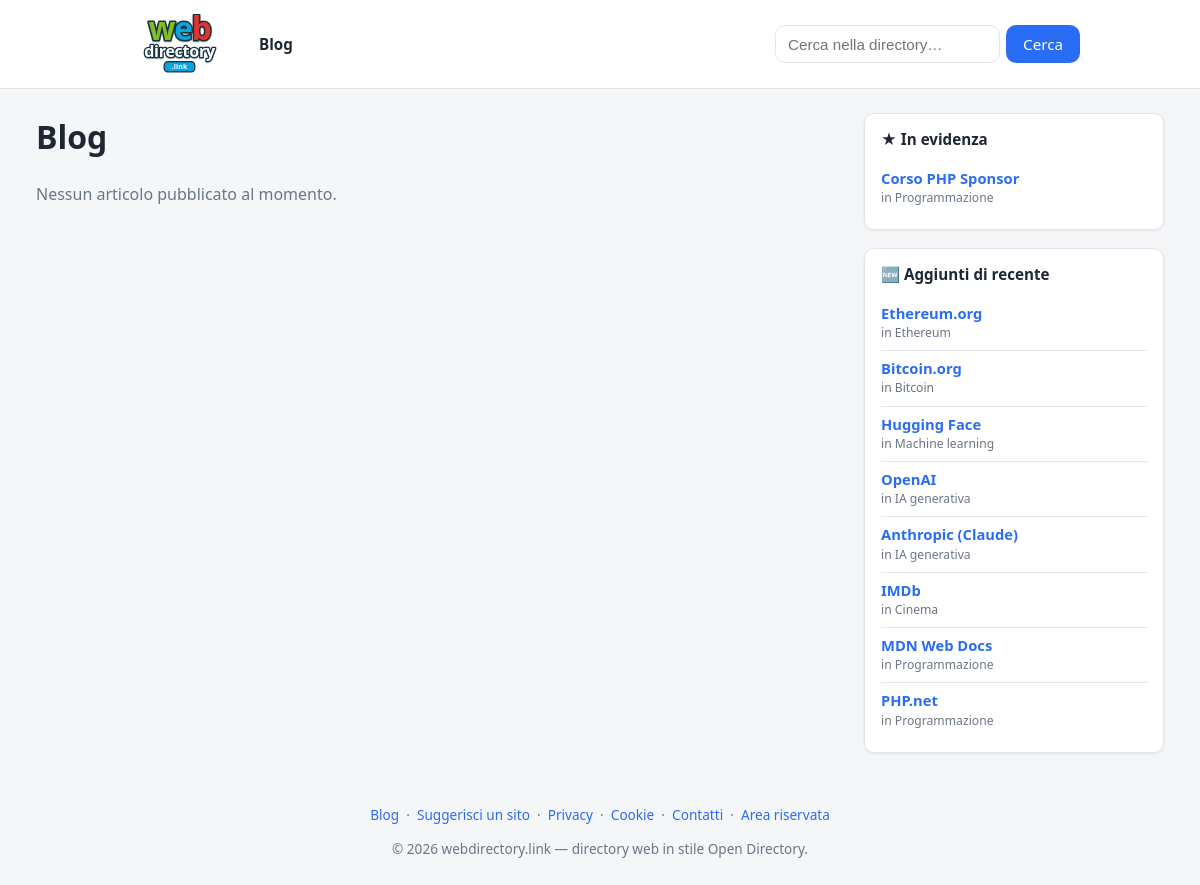
/blog, run on an earlier commit of the app's database.
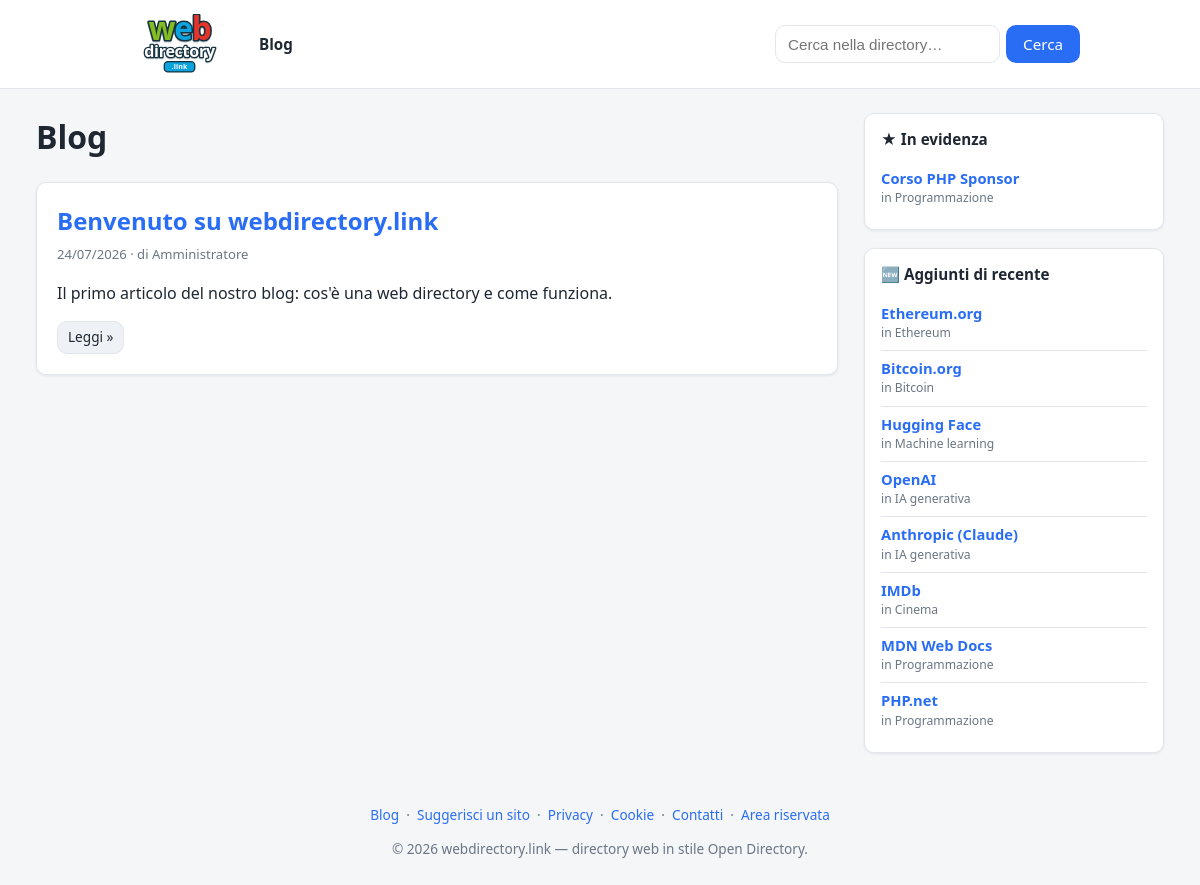
And on a later commit of the database.
### tables this page shows
CREATE TABLE `links` (
  `id`           INT UNSIGNED NOT NULL AUTO_INCREMENT,
  `category_id`  INT UNSIGNED NOT NULL,
  `title`        VARCHAR(200) NOT NULL,
  `url`          VARCHAR(2048) NOT NULL,
  `description`  TEXT NULL,
  `status`       ENUM('approved','pending') NOT NULL DEFAULT 'approved',
  `submitted_by` VARCHAR(190) NULL,    
  `featured`         TINYINT(1) NOT NULL DEFAULT 0,    
  `featured_position` INT NOT NULL DEFAULT 0,          
  `featured_until`   DATE NULL,                        
  `image_url`    VARCHAR(2048) NULL,                   
  `latitude`     DECIMAL(10,7) NULL,                   
  `longitude`    DECIMAL(10,7) NULL,
  `address`      VARCHAR(255) NULL,                    
  `sort_order`   INT NOT NULL DEFAULT 0,
  `created_at`   DATETIME NOT NULL DEFAULT CURRENT_TIMESTAMP,
  PRIMARY KEY (`id`),
  KEY `idx_links_category` (`category_id`),
  KEY `idx_links_status` (`status`),
  KEY `idx_links_featured` (`featured`,`featured_position`),
  FULLTEXT KEY `ft_links_search` (`title`,`description`),
  CONSTRAINT `fk_links_category` FOREIGN KEY (`category_id`)
      REFERENCES `categories`(`id`) ON DELETE CASCADE
);

CREATE TABLE `categories` (
  `id`          INT UNSIGNED NOT NULL AUTO_INCREMENT,
  `parent_id`   INT UNSIGNED NULL,
  `name`        VARCHAR(160) NOT NULL,
  `slug`        VARCHAR(180) NOT NULL,
  `path`        VARCHAR(2000) NOT NULL DEFAULT '',   
  `description` TEXT NULL,
  `sort_order`  INT NOT NULL DEFAULT 0,
  `created_at`  DATETIME NOT NULL DEFAULT CURRENT_TIMESTAMP,
  PRIMARY KEY (`id`),
  KEY `idx_categories_parent` (`parent_id`),
  KEY `idx_categories_path` (`path`(191)),
  CONSTRAINT `fk_categories_parent` FOREIGN KEY (`parent_id`)
      REFERENCES `categories`(`id`) ON DELETE CASCADE
);

CREATE TABLE `posts` (
  `id`           INT UNSIGNED NOT NULL AUTO_INCREMENT,
  `title`        VARCHAR(200) NOT NULL,
  `slug`         VARCHAR(220) NOT NULL,
  `excerpt`      VARCHAR(500) NULL,
  `body`         MEDIUMTEXT NULL,
  `status`       ENUM('draft','published') NOT NULL DEFAULT 'draft',
  `author`       VARCHAR(120) NULL,
  `published_at` DATETIME NULL,
  `created_at`   DATETIME NOT NULL DEFAULT CURRENT_TIMESTAMP,
  PRIMARY KEY (`id`),
  UNIQUE KEY `uq_posts_slug` (`slug`),
  KEY `idx_posts_status` (`status`,`published_at`)
);

### app/helpers.php (called while the page is built, shortened)
<?php
function e(?string $v): string
{
    return htmlspecialchars((string) $v, ENT_QUOTES | ENT_SUBSTITUTE, 'UTF-8');
}
function setting(string $key, string $default = ''): string
{
    return Setting::get($key, $default);
}
function url(string $path = ''): string
{
    global $CONFIG;
    $base = rtrim($CONFIG['site']['base_url'] ?? '', '/');
    $path = '/' . ltrim($path, '/');
    return $base . ($path === '/' ? '/' : $path);
}
function view(string $view, array $data = [], string $layout = 'layout'): void
{
    extract($data, EXTR_SKIP);
    require APP_PATH . '/views/' . $view . '.php';
    $content = ob_get_clean();
    require APP_PATH . '/views/partials/' . $layout . '.php';
}

### app/controllers/PublicController.php (called while the page is built, shortened)
<?php
class PublicController
{
    public static function blog(): void
    {
        global $CONFIG;
        $perPage = (int) ($CONFIG['per_page'] ?? 20);
        $page = max(1, (int) input('page', '1'));
        $offset = ($page - 1) * $perPage;
        view('public/blog', [
            'title'   => 'Blog',
            'posts'   => Post::published($perPage, $offset),
            'total'   => Post::publishedCount(),
            'page'    => $page,
            'perPage' => $perPage,
        ]);
    }
}

### app/config.php (called while the page is built)
<?php
return [
    'db' => [
        'driver'  => getenv('DB_DRIVER') ?: 'mysql',
        'host'    => getenv('DB_HOST') ?: '127.0.0.1',
        'name'    => getenv('DB_NAME') ?: 'dircms',
        'user'    => getenv('DB_USER') ?: 'root',
        'pass'    => getenv('DB_PASS') ?: '',
        'charset' => 'utf8mb4',
    ],
    'site' => [
        'name'     => 'webdirectory.link',
        'base_url' => '',
        'url'      => getenv('SITE_URL') ?: 'https://webdirectory.link',
        'email'    => 'info@webdirectory.link',
        'owner'    => '',
    ],
    'per_page' => 20,
    'adsense' => [
        'client' => getenv('ADSENSE_CLIENT') ?: '',
        'slot'   => getenv('ADSENSE_SLOT') ?: '',
    ],
    'antispam' => [
        'enabled'  => true,
        'min_secs' => 3,
    ],
    'describe' => [
        'meta_enabled' => true,
        'ai_enabled'   => (bool) (getenv('ANTHROPIC_API_KEY')),
        'ai_api_key'   => getenv('ANTHROPIC_API_KEY') ?: '',
        'ai_model'     => 'claude-haiku-4-5',
    ],
];

### app/Database.php (called while the page is built, shortened)
<?php
class Database
{
    private static ?PDO $pdo = null;
    public static function connect(array $cfg): PDO
    {
        $dsn = sprintf(
            'mysql:host=%s;dbname=%s;charset=%s',
            $cfg['host'],
            $cfg['name'],
            $cfg['charset']
        );
        self::$pdo = new PDO($dsn, $cfg['user'], $cfg['pass'], [
            PDO::ATTR_ERRMODE            => PDO::ERRMODE_EXCEPTION,
            PDO::ATTR_DEFAULT_FETCH_MODE => PDO::FETCH_ASSOC,
            PDO::ATTR_EMULATE_PREPARES   => false,
        ]);
        return self::$pdo;
    }
    public static function pdo(): PDO
    {
        return self::$pdo;
    }
}

### app/models/Setting.php (called while the page is built, shortened)
<?php
class Setting
{
    private static ?array $cache = null;
    private static function load(): array
    {
        if (self::$cache !== null) {
            return self::$cache;
        }
        self::$cache = [];
        try {
            $rows = Database::pdo()->query('SELECT `key`,`value` FROM settings');
            foreach ($rows as $r) {
                self::$cache[$r['key']] = $r['value'];
            }
        } catch (Throwable $e) {
        }
        return self::$cache;
    }
    public static function get(string $key, string $default = ''): string
    {
        $all = self::load();
        $v = $all[$key] ?? null;
        return ($v === null || $v === '') ? $default : $v;
    }
}

### app/models/Link.php (called while the page is built, shortened)
<?php
class Link
{
    public static function db(): PDO
    {
        return Database::pdo();
    }
    public static function expireFeatured(): void
    {
        $st = self::db()->prepare(
            "UPDATE links SET featured = 0
             WHERE featured = 1 AND featured_until IS NOT NULL AND featured_until < ?"
        );
        $st->execute([date('Y-m-d')]);
    }
    public static function topFeatured(int $limit): array
    {
        self::expireFeatured();
        $st = self::db()->prepare(
            "SELECT l.*, c.name AS category_name, c.path AS category_path
             FROM links l JOIN categories c ON c.id = l.category_id
             WHERE l.featured = 1 AND l.status = 'approved'
             ORDER BY l.featured_position ASC, l.created_at DESC
             LIMIT ?"
        );
        $st->bindValue(1, $limit, PDO::PARAM_INT);
        $st->execute();
        return $st->fetchAll();
    }
    public static function recent(int $limit): array
    {
        $st = self::db()->prepare(
            "SELECT l.*, c.name AS category_name, c.path AS category_path
             FROM links l JOIN categories c ON c.id = l.category_id
             WHERE l.status = 'approved'
             ORDER BY l.created_at DESC, l.id DESC
             LIMIT ?"
        );
        $st->bindValue(1, $limit, PDO::PARAM_INT);
        $st->execute();
        return $st->fetchAll();
    }
}

### app/models/Post.php (called while the page is built, shortened)
<?php
class Post
{
    public static function db(): PDO
    {
        return Database::pdo();
    }
    public static function published(int $limit, int $offset): array
    {
        $st = self::db()->prepare(
            "SELECT * FROM posts WHERE status = 'published'
             ORDER BY published_at DESC, id DESC
             LIMIT ? OFFSET ?"
        );
        $st->bindValue(1, $limit, PDO::PARAM_INT);
        $st->bindValue(2, $offset, PDO::PARAM_INT);
        $st->execute();
        return $st->fetchAll();
    }
}

### app/views/public/blog.php (the view, shortened to what this page needs)
<h1>Blog</h1>
<?php if (!$posts): ?>
  <p class="muted">Nessun articolo pubblicato al momento.</p>
<?php else: ?>
  <?php foreach ($posts as $p): ?>
    <div class="panel">
      <h2 style="margin:0 0 6px">
        <a href="<?= e(url('/blog/' . $p['slug'])) ?>"><?= e($p['title']) ?></a>
      </h2>
      <div class="muted" style="font-size:.82rem; margin-bottom:8px">
        <?= e(date('d/m/Y', strtotime((string)($p['published_at'] ?? $p['created_at'])))) ?>
        <?php if (!empty($p['author'])): ?> · di <?= e($p['author']) ?><?php endif; ?>
      </div>
      <?php if (!empty($p['excerpt'])): ?>
        <p><?= e($p['excerpt']) ?></p>
      <?php endif; ?>
      <a class="btn small secondary" href="<?= e(url('/blog/' . $p['slug'])) ?>">Leggi »</a>
    </div>
  <?php endforeach; ?>
<?php endif; ?>

### public/index.php (shortened to what this page needs)
<?php
$configFile = APP_PATH . '/config.php';
$CONFIG = require $configFile;
require APP_PATH . '/Database.php';
require APP_PATH . '/helpers.php';
require APP_PATH . '/models/Link.php';
require APP_PATH . '/models/Setting.php';
require APP_PATH . '/models/Post.php';
require APP_PATH . '/controllers/PublicController.php';
$uri = parse_url($_SERVER['REQUEST_URI'] ?? '/', PHP_URL_PATH) ?? '/';
$uri = '/' . trim(rawurldecode($uri), '/');
$method = $_SERVER['REQUEST_METHOD'] ?? 'GET';
foreach ($routes as [$rMethod, $pattern, $handler]) {
    if ($rMethod === $method && preg_match($pattern, $uri, $m)) {
        array_shift($m);
        $handler(...$m);
        exit;
    }
}

### app/views/partials/layout.php (shortened to what this page needs)
<?php
$siteName = setting('site_name', $CONFIG['site']['name'] ?? 'Directory');
?><!DOCTYPE html>
<html lang="it">
<head>
  <link rel="stylesheet" href="<?= e(url('assets/css/style.css')) ?>">
</head>
<body>
  <header class="site-header">
    <div class="container bar">
      <a class="logo" href="<?= e(url('/')) ?>" aria-label="<?= e($siteName) ?>">
        <img src="<?= e(url('assets/logo.svg')) ?>" alt="<?= e($siteName) ?>" class="logo-img">
      </a>
      <a class="nav-link" href="<?= e(url('/blog')) ?>">Blog</a>
      <form class="search" action="<?= e(url('/search')) ?>" method="get" role="search">
        <input type="search" name="q" placeholder="Cerca nella directory…" value="<?= e($_GET['q'] ?? '') ?>">
        <button class="btn" type="submit">Cerca</button>
      </form>
    </div>
  </header>
  <?php $showSidebar = empty($hideSidebar); ?>
  <main>
    <div class="container <?= $showSidebar ? 'layout-grid' : '' ?>">
      <div class="content-col">
        <?= $content ?>
      </div>
      <?php if ($showSidebar) { require __DIR__ . '/sidebar.php'; } ?>
    </div>
  </main>
  <footer class="site-footer">
    <div class="container">
      <a href="<?= e(url('/blog')) ?>">Blog</a>
      &nbsp;·&nbsp;
      <a href="<?= e(url('/suggest')) ?>">Suggerisci un sito</a>
      &nbsp;·&nbsp;
      <a href="<?= e(url('/privacy')) ?>">Privacy</a>
      &nbsp;·&nbsp;
      <a href="<?= e(url('/cookie')) ?>">Cookie</a>
      &nbsp;·&nbsp;
      <a href="<?= e(url('/contatti')) ?>">Contatti</a>
      &nbsp;·&nbsp;
      <a href="<?= e(url('/admin')) ?>">Area riservata</a>
      <p>&copy; <?= date('Y') ?> <?= e($siteName) ?> — <?= e(setting('footer_text', 'directory web in stile Open Directory.')) ?></p>
    </div>
  </footer>
</body>
</html>

### app/views/partials/sidebar.php (shortened to what this page needs)
<?php
$topLinks    = Link::topFeatured(5);
$recentLinks = Link::recent(8);
?>
<aside class="sidebar">
  <div class="side-box">
    <h3 class="side-title">★ In evidenza</h3>
    <?php if ($topLinks): ?>
      <ul class="side-list">
        <?php foreach ($topLinks as $l): ?>
          <li>
            <a class="side-link" href="<?= e($l['url']) ?>" target="_blank" rel="nofollow noopener sponsored"><?= e($l['title']) ?></a>
            <span class="side-cat">in <a href="<?= e(url($l['category_path'])) ?>"><?= e($l['category_name']) ?></a></span>
          </li>
        <?php endforeach; ?>
      </ul>
    <?php endif; ?>
  </div>
  <div class="side-box">
    <h3 class="side-title">🆕 Aggiunti di recente</h3>
    <?php if ($recentLinks): ?>
      <ul class="side-list">
        <?php foreach ($recentLinks as $l): ?>
          <li>
            <a class="side-link" href="<?= e($l['url']) ?>" target="_blank" rel="nofollow noopener"><?= e($l['title']) ?></a>
            <span class="side-cat">in <a href="<?= e(url($l['category_path'])) ?>"><?= e($l['category_name']) ?></a></span>
          </li>
        <?php endforeach; ?>
      </ul>
    <?php else: ?>
      <p class="side-empty">Ancora nessun sito. <a href="<?= e(url('/suggest')) ?>">Suggeriscine uno</a>.</p>
    <?php endif; ?>
  </div>
</aside>

### assets/css/style.css (style rules this page uses)
:root { --bg:#f5f6f8; --panel:#ffffff; --ink:#1f2733; --muted:#6b7684; --brand:#2a6df5; --brand-dark:#1a52c9; --border:#e2e6ec; --ok:#1f9d55; --warn:#d97706; --danger:#dc2626; --pending:#fff7ed; --radius:10px; --shadow:0 1px 3px rgba(20,30,50,.08); }
* { box-sizing:border-box }
body { margin:0; font-family:system-ui,-apple-system,"Segoe UI",Roboto,Helvetica,Arial,sans-serif; color:var(--ink); background:var(--bg); line-height:1.5; }
a { color:var(--brand); text-decoration:none }
img { max-width:100% }
.container { max-width:960px; margin:0 auto; padding:0 16px }
.site-header { background:var(--panel); border-bottom:1px solid var(--border) }
.site-header .bar { display:flex; align-items:center; gap:16px; padding:14px 0; flex-wrap:wrap }
.logo { display:inline-flex; align-items:center }
.logo-img { display:block; height:60px; width:auto }
.nav-link { font-weight:600; color:var(--ink); padding:6px 4px; font-size:.95rem }
.site-header form.search { margin-left:auto; display:flex; gap:6px }
.site-header input[type=search] { padding:8px 12px; border:1px solid var(--border); border-radius:var(--radius); min-width:200px; font-size:.95rem; }
.site-footer { color:var(--muted); text-align:center; padding:28px 0; font-size:.85rem }
main { padding:24px 0; min-height:60vh }
.container.layout-grid { max-width:1160px; display:grid; grid-template-columns:minmax(0,1fr) 300px; gap:26px; align-items:start; }
.content-col { min-width:0 }
.sidebar { display:flex; flex-direction:column; gap:18px; position:sticky; top:16px }
.side-box { background:var(--panel); border:1px solid var(--border); border-radius:var(--radius); box-shadow:var(--shadow); padding:14px 16px }
.side-title { margin:0 0 10px; font-size:.95rem }
.side-list { list-style:none; margin:0; padding:0 }
.side-list li { padding:8px 0; border-bottom:1px solid var(--border) }
.side-list li:last-child { border-bottom:0 }
.side-link { display:block; font-weight:600; font-size:.92rem; line-height:1.3 }
.side-cat { display:block; font-size:.76rem; color:var(--muted); margin-top:1px }
.side-cat a { color:var(--muted) }
.btn { display:inline-block; padding:8px 16px; border-radius:var(--radius); border:1px solid transparent; background:var(--brand); color:#fff; font-size:.95rem; cursor:pointer; font-family:inherit; }
.btn.small { padding:5px 10px; font-size:.85rem }
.btn.secondary { background:#eef1f6; color:var(--ink); border-color:var(--border) }
.panel { background:var(--panel); border:1px solid var(--border); border-radius:var(--radius); box-shadow:var(--shadow); padding:20px; margin-bottom:20px }
.muted { color:var(--muted) }
h1 { margin-top:0 }

What changed in the data, as far as the page shows it:
added posts: title "Benvenuto su webdirectory.link", published_at "24/07/2026", author "Amministratore", excerpt "Il primo articolo del nostro blog: cos'è una web directory e come funziona."
Also different on the page:
list line gone: "Nessun articolo pubblicato al momento."
